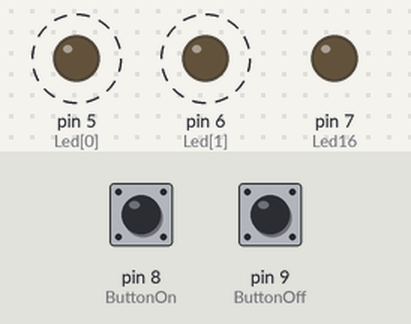
Bench run of a sketch on a simulated Arduino Uno, built with avr-gcc and run on an emulated ATmega328P. Shown: output pins drawn as LEDs (lit = HIGH). Dashed ring = blinking. The test bench sets the inputs (shaded band); at power-on: pin 8 (ButtonOn) LOW, pin 9 (ButtonOff) LOW.

Above: at 0.2 s.
Timing chart, 0 to 4.6 s (numbered marks = the images above):
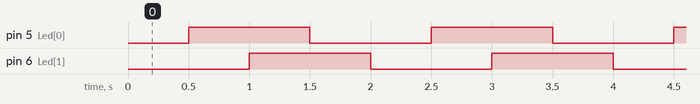

Measured:
- by itself, pin 5 (Led[0]), pin 6 (Led[1]): alternates HIGH for 1.0 s and LOW for 1.0 s
- by itself, everything shown: repeats every 2.0 s, in 4 steps

The sketch:

HW2.ino
```cpp
#include <MsTimer2.h>

int ButtonOff = 9, ButtonOn = 8, Led16 = 7;
int Led[2] = {5,6};

int ledState = HIGH;
int ButtonState;
int lastButtonState = HIGH;

unsigned long lastDebounceTime = 0;
unsigned long debounceDelay = 50;

void LedControl(){
  static int counter =0;
  static byte output = HIGH;

  digitalWrite(Led[counter++], output);
  if (counter > 1){
    counter = 0;
    output = ! output;
  }
}

void trig(int inButton, int state, int out){
  if(inButton != lastButtonState){
    lastDebounceTime = millis();
  }
  if(millis() - lastDebounceTime > debounceDelay){
    if(inButton != ButtonState){
      ButtonState = inButton;
      if(ButtonState == state){
        ButtonState = !state;
        ledState = out;
        digitalWrite(Led16, out);
      }
    }
  }
  lastButtonState = inButton;
}

void setup() {
  int i;
  pinMode(ButtonOn, INPUT);
  pinMode(ButtonOff, INPUT);
  pinMode(Led16, OUTPUT);
  for(i=0; i<2; i++)
    pinMode(Led[i],OUTPUT);

  MsTimer2::set(500, LedControl);
  MsTimer2::start();
}

void loop() {
  int readingOn = digitalRead(ButtonOn);
  int readingOff = digitalRead(ButtonOff);

  if(ledState == LOW){
    trig(readingOn, LOW, HIGH);
  } else {
    trig(readingOff, HIGH, LOW);
  }

}
```
